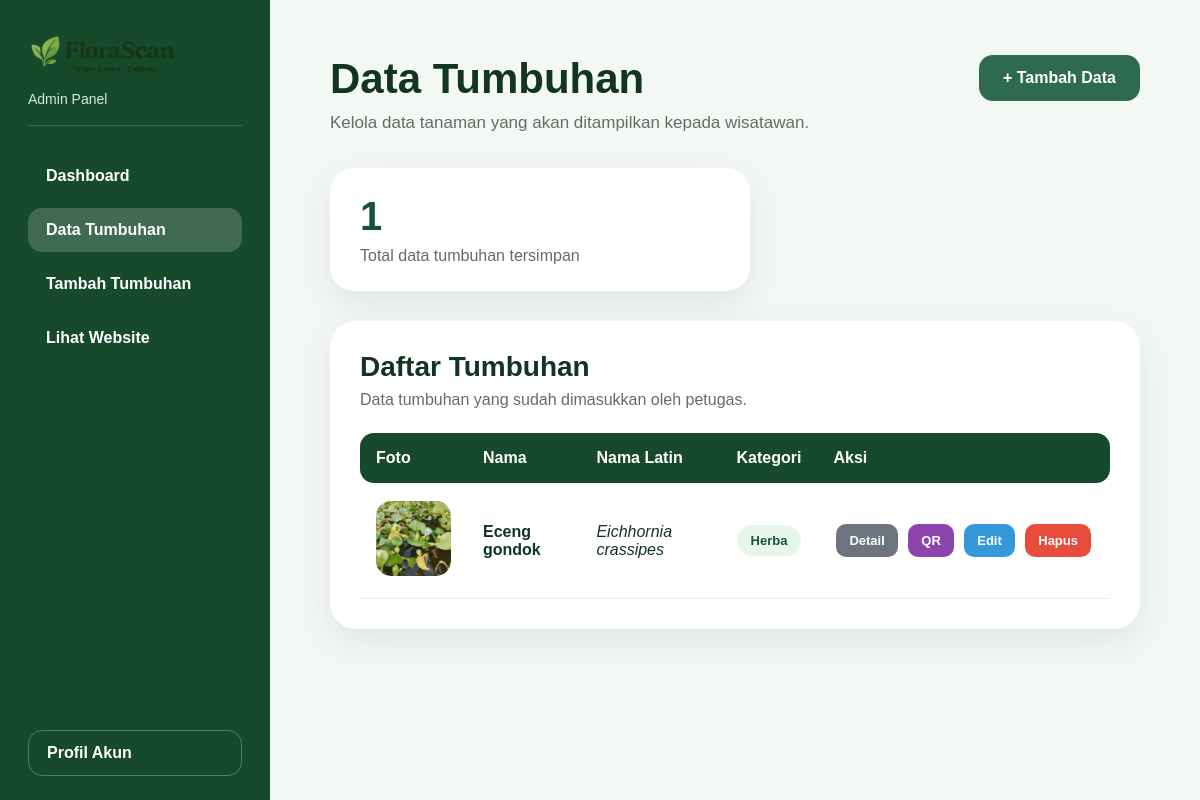
/admin/data-tumbuhan.php (signed in), run on the app's committed database.
### tables this page shows
CREATE TABLE `tumbuhan` (
  `id_tumbuhan` int(11) NOT NULL,
  `nama_tumbuhan` varchar(100) NOT NULL,
  `nama_latin` varchar(100) NOT NULL,
  `kategori` varchar(100) NOT NULL,
  `habitat` varchar(150) NOT NULL,
  `asal` varchar(150) NOT NULL,
  `manfaat` text NOT NULL,
  `perawatan` text NOT NULL,
  `deskripsi` text NOT NULL,
  `gambar` varchar(255) DEFAULT NULL,
  `qr_code` varchar(255) DEFAULT NULL,
  `tanggal_input` timestamp NOT NULL DEFAULT current_timestamp()
);

### admin/data-tumbuhan.php (the view, shortened to what this page needs)
<?php
require_once __DIR__ . '/../koneksi.php';
$data = mysqli_query($koneksi, "SELECT * FROM tumbuhan ORDER BY id_tumbuhan DESC");
$totalData = mysqli_num_rows($data);
?>
<!DOCTYPE html>
<html lang="id">
<head>
    <link rel="stylesheet" href="/florascan/css/admin.css?v=1150">
</head>
<body>
<div class="admin-layout">
    <?php include __DIR__ . '/sidebar.php'; ?>
    <main class="admin-content">
        <div class="dashboard-header">
            <div>
                <h1>Data Tumbuhan</h1>
                <p>Kelola data tanaman yang akan ditampilkan kepada wisatawan.</p>
            </div>
            <a href="tambah-tumbuhan.php" class="btn-admin">
                + Tambah Data
            </a>
        </div>
        <div class="data-summary-card">
            <h2><?= $totalData; ?></h2>
            <p>Total data tumbuhan tersimpan</p>
        </div>
        <div class="admin-table-card">
            <div class="table-title">
                <h2>Daftar Tumbuhan</h2>
                <p>Data tumbuhan yang sudah dimasukkan oleh petugas.</p>
            </div>
            <table class="admin-table">
                <thead>
                    <tr>
                        <th>Foto</th>
                        <th>Nama</th>
                        <th>Nama Latin</th>
                        <th>Kategori</th>
                        <th>Aksi</th>
                    </tr>
                </thead>
                <tbody>
                <?php if ($totalData > 0) { ?>
                    <?php while ($t = mysqli_fetch_assoc($data)) { ?>
                    <tr>
                        <td>
                            <?php if (!empty($t['gambar'])) { ?>
                                <img src="../img/<?= $t['gambar']; ?>" class="table-img">
                            <?php } else { ?>
                                <div class="no-img">Tidak ada foto</div>
                            <?php } ?>
                        </td>
                        <td>
                            <strong><?= $t['nama_tumbuhan']; ?></strong>
                        </td>
                        <td>
                            <i><?= $t['nama_latin']; ?></i>
                        </td>
                        <td>
                            <span class="kategori-badge">
                                <?= $t['kategori']; ?>
                            </span>
                        </td>
                        <td class="table-action">
                            <a href="../detail.php?id=<?= $t['id_tumbuhan']; ?>" class="action-btn view">
                                Detail
                            </a>
                            <a href="generate-qr.php?id=<?= $t['id_tumbuhan']; ?>" class="action-btn qr">
                                QR
                            </a>
                            <a href="edit-tumbuhan.php?id=<?= $t['id_tumbuhan']; ?>" class="action-btn edit">
                                Edit
                            </a>
                            <a href="hapus-tumbuhan.php?id=<?= $t['id_tumbuhan']; ?>" class="action-btn delete" onclick="return confirm('Yakin ingin menghapus data ini?')">
                                Hapus
                            </a>
                        </td>
                    </tr>
                    <?php } ?>
                <?php } ?>
                </tbody>
            </table>
        </div>
    </main>
</div>
</body>
</html>

### css/admin.css (style rules this page uses)
* { margin:0; padding:0; box-sizing:border-box; font-family:Arial, Helvetica, sans-serif; }
body { background:#f4f8f4; color:#123522; }
.admin-layout { display:flex; min-height:100vh; background:#f4f8f4; }
.admin-content { flex:1; padding:55px 60px; overflow-x:auto; min-width:0; }
.dashboard-header, .admin-page-header { display:flex; justify-content:space-between; align-items:flex-start; gap:20px; margin-bottom:35px; }
.dashboard-header h1, .admin-page-header h1 { font-size:42px; color:#123522; margin-bottom:10px; }
.dashboard-header p, .admin-page-header p { color:#5f6f65; font-size:17px; }
.btn-admin { display:inline-block; background:#2d6a4f; color:white; padding:14px 24px; border-radius:14px; text-decoration:none; font-weight:bold; border:none; cursor:pointer; }
.data-summary-card { background:white; padding:26px 30px; border-radius:24px; box-shadow:0 12px 35px rgba(0,0,0,0.08); margin-bottom:30px; max-width:420px; }
.data-summary-card h2 { font-size:40px; color:#175239; margin-bottom:8px; }
.data-summary-card p { color:#5f6f65; }
.admin-table-card { background:white; padding:30px; border-radius:26px; box-shadow:0 12px 35px rgba(0,0,0,0.08); overflow-x:auto; }
.table-title { margin-bottom:24px; }
.table-title h2 { color:#123522; font-size:28px; margin-bottom:8px; }
.table-title p { color:#5f6f65; font-size:16px; }
.admin-table { width:100%; border-collapse:collapse; }
.admin-table th { background:#17492d; color:white; padding:16px; text-align:left; }
.admin-table th:first-child { border-radius:14px 0 0 14px; }
.admin-table th:last-child { border-radius:0 14px 14px 0; }
.admin-table td { padding:18px 16px; border-bottom:1px solid #e7eee8; vertical-align:middle; }
.table-img { width:75px; height:75px; object-fit:cover; border-radius:15px; }
.kategori-badge { display:inline-block; background:#e6f6ea; color:#175239; padding:8px 14px; border-radius:20px; font-weight:bold; font-size:13px; }
.table-action { white-space:nowrap; }
.action-btn { display:inline-block; padding:9px 13px; border-radius:10px; text-decoration:none; color:white; font-size:13px; font-weight:bold; margin:3px; }
.view { background:#6c757d; }
.qr { background:#8e44ad; }
.edit { background:#3498db; }
.delete { background:#e74c3c; }
.stat-card, .dashboard-card, .data-summary-card, .admin-table-card, .admin-form-card, .profile-page-card, .admin-profile-card { transition:all 0.3s ease !important; }
.btn-admin, .btn-secondary-admin, .action-btn, .profile-menu { transition:all 0.3s ease !important; }
@media (min-width:901px) { .admin-layout { align-items:flex-start !important; } }
@media (min-width:901px) { .admin-content { min-height:100vh !important; } }

### data on the page
tumbuhan: gambar (picture), nama_tumbuhan "Eceng gondok", nama_latin "Eichhornia crassipes", kategori "Herba"

### other printed values
$totalData "1"
